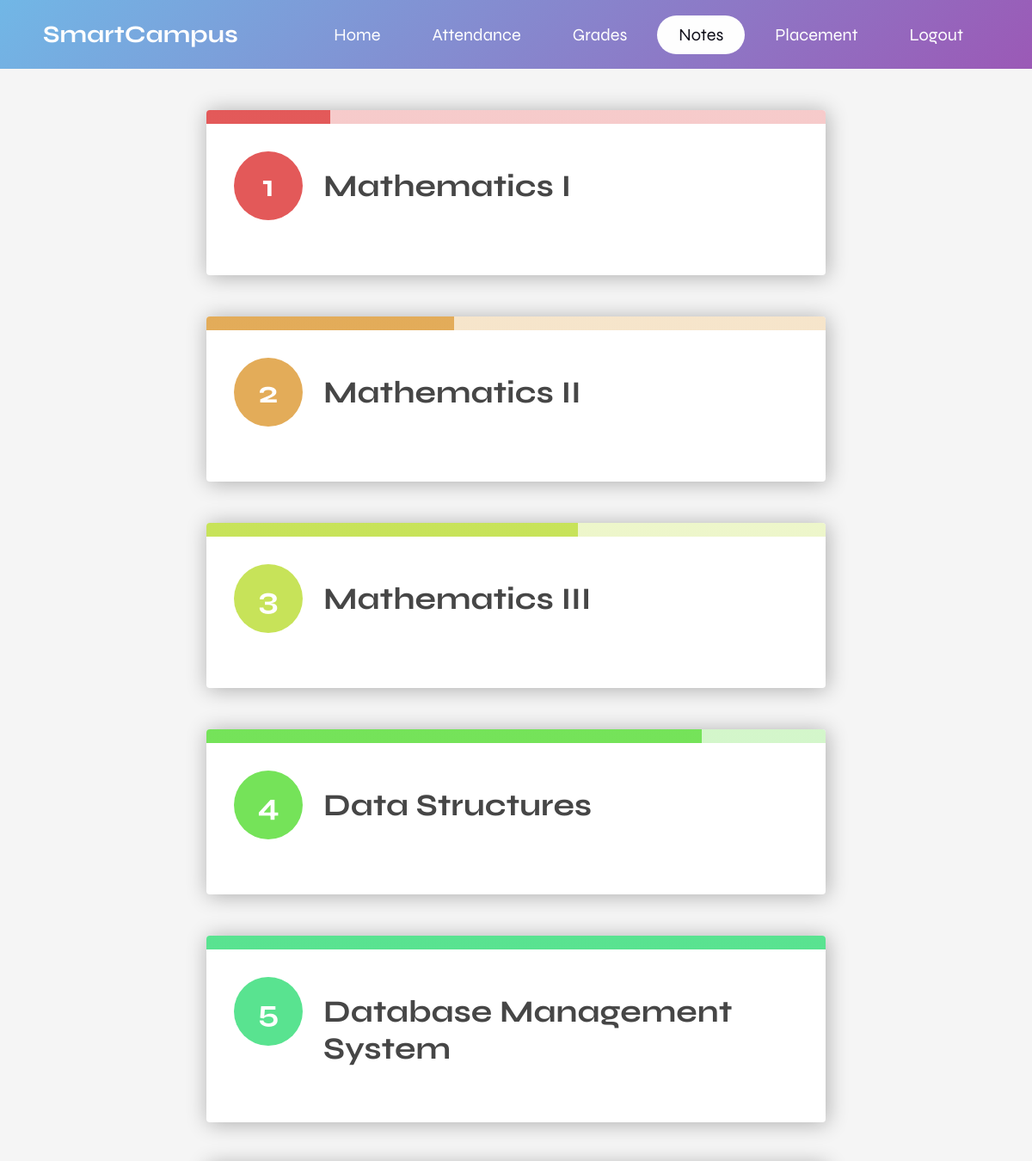
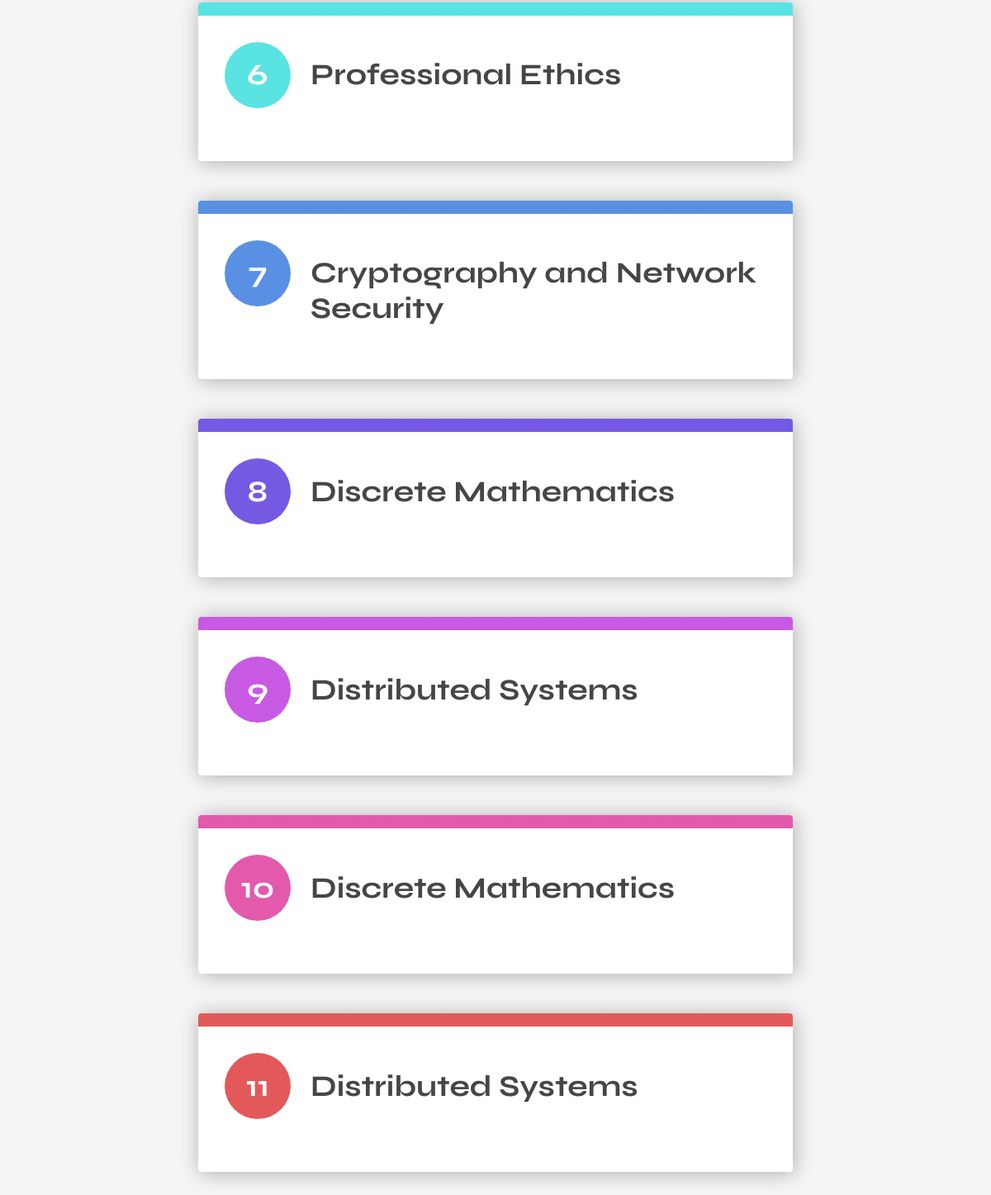
Screenshot of /notes (signed in) with the database file from the repository (2 pictures, top to bottom).
### database.py (models this page shows)
class Subjects(db.Model):
    id = db.Column(db.Integer, primary_key=True)
    cse = db.Column(db.String)
    it = db.Column(db.String)
    mech = db.Column(db.String)
    eee = db.Column(db.String)
    ece = db.Column(db.String)
    civil = db.Column(db.String)

### main.py (the view)
@app.route('/notes')
@role_required(['student', 'teacher'])
def notes():
    data = session.get('data')
    if data['user'] == 'student':
        subjects = retrieve_column_values(data['department'])
        return render_template("notes.html", subjects=subjects)
    elif data['user'] == 'teacher':
        return render_template('tech_notes.html')

### database.py (called while the page is built)
def retrieve_column_values(column_name):
    column_values = Subjects.query.with_entities(getattr(Subjects, column_name)).all()
    column_values = [value[0] for value in column_values if value[0] is not None]
    return column_values

### main.py (called while the page is built)
def role_required(allowed_roles):
    def decorator(func):
        @wraps(func)
        def decorated_function(*args, **kwargs):
            user_data = session.get('data')
            if user_data is None or 'user' not in user_data or user_data['user'] not in allowed_roles:
                return render_template('access_rejected.html'), 403  # Render access rejected page
            return func(*args, **kwargs)
        return decorated_function
    return decorator

### templates/notes.html
{% extends "index.html" %}
{% block style %}
<link rel="stylesheet" href="../static/css/subject.css">
{% endblock %}
{% block navigation %}
        <nav class="nav-bar">
            <ul>
                <li>
                    <a href="{{ url_for('home') }}">Home</a>
                </li>
                <li>
                    <a href="{{ url_for('attendance') }}">Attendance</a>
                </li>
                <li>
                    <a href="{{ url_for('grades') }}">Grades</a>
                </li>
                <li>
                    <a href="{{ url_for('notes') }}" class="active">Notes</a>
                </li>
                <li>
                    <a href="{{ url_for('placement') }}">Placement</a>
                </li>
                <li>
                    <a href="{{ url_for('login') }}" >Logout</a>
                </li>
            </ul>
        </nav>
{% endblock %}
{% block content %}
<ol style="--length: 5" role="list">
    {% set counter = namespace(value=1) %}
    {% for subject in subjects %}
    <a href="{{url_for('sub_notes', subject=subject)}}">
        <li class="sub" style="--i: {{ counter.value }}">
        <h3>{{ subject }}</h3>
        </li>
    </a>
    {% set counter.value = counter.value + 1 %}
    {% endfor %}
</ol>
{% endblock %}

### templates/index.html (shortened to what this page needs)
<!DOCTYPE html>
<html lang="en">
<head>
    <link rel="stylesheet" href="{{url_for('static',filename='css/index.css')}}">
    {% block style %}{% endblock %}
</head>
<body>
    <header>
        <div class="logo">SmartCampus</div>
        {% block navigation %}{% endblock %}
    </header>
    {% block content %}{% endblock %}
</body>
</html>

### static/css/index.css (style rules this page uses)
* { margin: 0; padding: 0; font-family: "Syne", sans-serif; text-decoration: none; list-style: none; box-sizing: border-box; }
body { background-color: #fefefe; }
header { width: 100%; height: 80px; background: linear-gradient(135deg, #71b7e6, #9b59b6); display: flex; align-items: center; justify-content: space-between; padding: 0 100px; }
.logo { font-size: 28px; font-weight: bold; color: #fefefe; }
.nav-bar ul { display: flex; }
.nav-bar ul li a { display: block; color: #fefefe; font-size: 20px; padding: 10px 25px; border-radius: 50px; transition: 0.2s; margin: 0 5px; }
.nav-bar ul li a.active { color: #11101b; background-color: #fefefe; }
@media only screen and (max-width: 1320px) { header { padding: 0 50px; } }

### static/css/subject.css (style rules this page uses)
body { --h: 212deg; --l: 43%; --brandColor: hsl(var(--h), 71%, var(--l)); margin: 0; background-color: whitesmoke; }
ol { list-style: none; counter-reset: list; padding: 0 1rem; }
.sub { --stop: calc(100% / var(--length) * var(--i)); --l: 62%; --l2: 88%; --h: calc((var(--i) - 1) * (180 / var(--length))); --c1: hsl(var(--h), 71%, var(--l)); --c2: hsl(var(--h), 71%, var(--l2)); position: relative; counter-increment: list; max-width: 45rem; margin: 2rem auto; padding: 2rem 1rem 1rem; box-shadow: 0.1rem 0.1rem 1.5rem rgba(0, 0, 0, 0.3); border-radius: 0.25rem; overflow: hidden; background-color: white; }
.sub::before { content: ''; display: block; width: 100%; height: 1rem; position: absolute; top: 0; left: 0; background: linear-gradient(to right, var(--c1) var(--stop), var(--c2) var(--stop)); }
h3 { display: flex; align-items: baseline; margin: 0 0 1rem; color: rgb(70 70 70); }
h3::before { display: flex; justify-content: center; align-items: center; flex: 0 0 auto; margin-right: 1rem; width: 3rem; height: 3rem; content: counter(list); padding: 1rem; border-radius: 50%; background-color: var(--c1); color: white; }
@media (min-width: 40em) { .sub { margin: 3rem auto; padding: 3rem 2rem 2rem; } }
@media (min-width: 40em) { h3 { font-size: 2.25rem; margin: 0 0 2rem; } }
@media (min-width: 40em) { h3::before { margin-right: 1.5rem; } }

### rows the page displays
Subjects: {{ counter.value }} 1 (drawn), cse "Mathematics I"
Subjects: {{ counter.value }} 2 (drawn), cse "Mathematics II"
Subjects: {{ counter.value }} 3 (drawn), cse "Mathematics III"
Subjects: {{ counter.value }} 4 (drawn), cse "Data Structures"
Subjects: {{ counter.value }} 5 (drawn), cse "Database Management System"
Subjects: {{ counter.value }} 6 (drawn), cse "Professional Ethics"
Subjects: {{ counter.value }} 7 (drawn), cse "Cryptography and Network Security"
Subjects: {{ counter.value }} 8 (drawn), cse "Discrete Mathematics"
Subjects: {{ counter.value }} 9 (drawn), cse "Distributed Systems"
Subjects: {{ counter.value }} 10 (drawn), cse "Discrete Mathematics"
Subjects: {{ counter.value }} 11 (drawn), cse "Distributed Systems"
